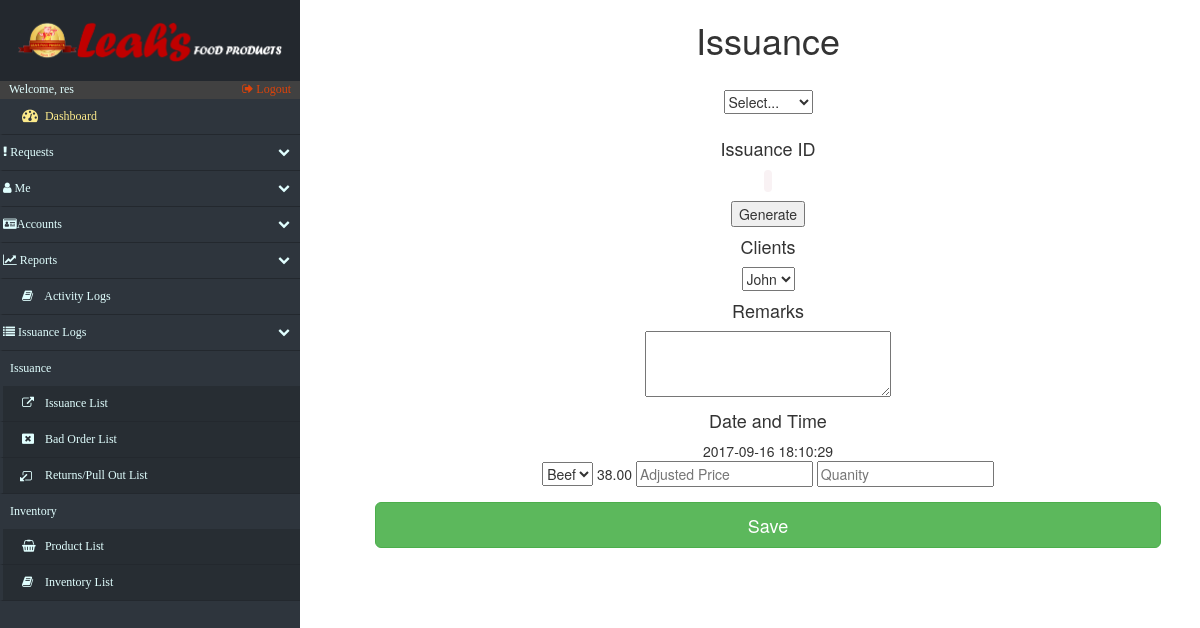
The app's page /issuance.php (signed in), older data.
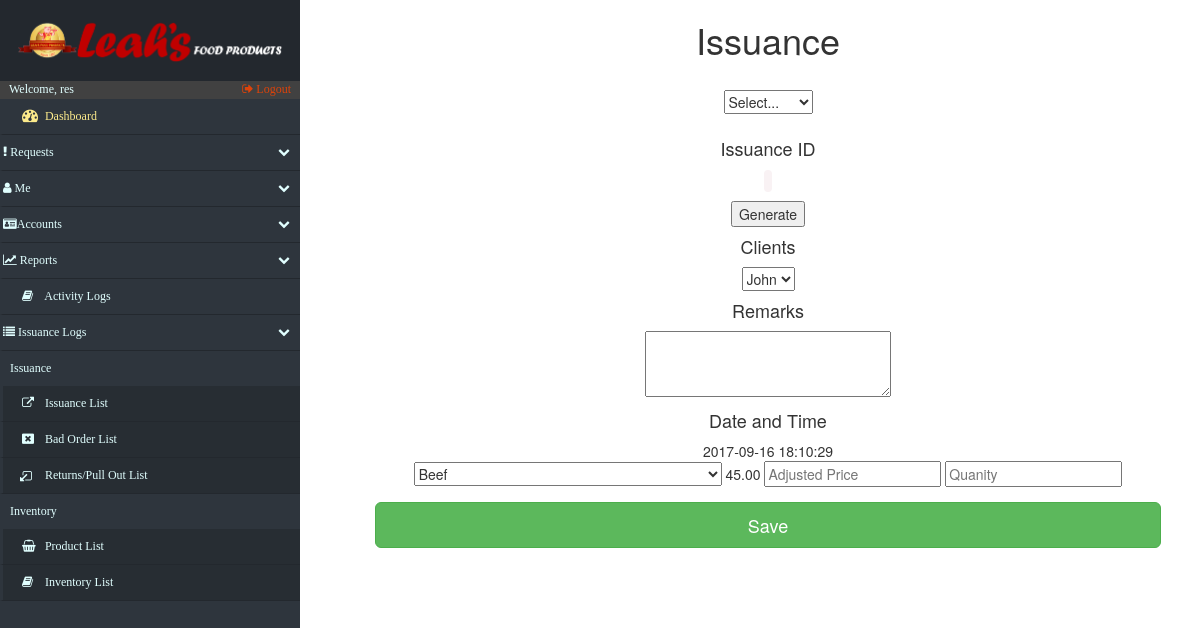
The same page, newer data.
### tables this page shows
CREATE TABLE `product_list` (
  `productList_id` int(15) NOT NULL,
  `productList_name` varchar(50) DEFAULT NULL,
  `category_id` int(15) NOT NULL,
  `productList_origprice` decimal(13,2) DEFAULT NULL
);

### issuance.php (the view, shortened to what the changed rows need)
<!DOCTYPE html>
<html lang="en">
<head>
    <?php include('fragments/config.php') ?>
    <link rel="stylesheet" href="https://maxcdn.bootstrapcdn.com/bootstrap/3.3.7/css/bootstrap.min.css">
    <link href="src/css/datatables.css" rel="stylesheet">
    <link href="//maxcdn.bootstrapcdn.com/font-awesome/4.2.0/css/font-awesome.min.css" rel="stylesheet">
    <link href="src/css/sidebar.css" rel="stylesheet">
    <link href="src/css/custom.css" rel="stylesheet">
</head>
<body>
    <div id="page-content-wrapper">
        <div class="containers">
            <table class="table table-striped table-bordered">
                <h1 align="center">Issuance</h1>
            </table>
                <center><center>
                <div class="panel-body">
                    <form role="form" method="post" action="fragments/issuance_fn.php">
                        <fieldset>
							<h4>Issuance ID</h4>
							<h4><code id="output" name="issue_id"></code></h4>
							<p><button id="generate">Generate</button></p>
							<div class="client">
							<h4>Clients</h4>
                                        <?php
										$retrieveCat = ("SELECT c_id, c_name  FROM clients");
										$clientRetrieve = mysqli_query($db, $retrieveCat);
									?>
                                    <select name="clientlist">
				                        <?php
											foreach ($clientRetrieve as $data):
												$toData = $data["c_id"];
										?>
                                    	<option value = "<?= $data['c_name'] ?>"> <?php echo $data["c_name"]; ?></option>
                                	   <?php
											endforeach;
										?>
                                	</select>
							</div>
							<div class="remarks">
                             <h4>Remarks</h4>
                            <textarea rows="3" cols="30" name="remarks" ></textarea>
							</div>
							<div class="dateTime">
							<h4>Date and Time</h4>
                            <?php echo $date = date("Y-m-d H:i:s");  ?>
							</div>
                            <div class="form-group">
                                    <?php
										$retrieveProd = ("SELECT productList_id, productList_name,productList_origprice FROM product_list");
										$prodRetrieve = mysqli_query($db, $retrieveProd);
									?>
                                    <select name="productList">
				                        <?php
											foreach ($prodRetrieve as $data):
												$toData = $data["productList_id"];
										?>
                                    	<option value = "<?= $data['productList_name'] ?>"> <?php echo $data["productList_name"]; ?></option>
                                	   <?php
											endforeach;
										?>
                                	</select>
								<?php echo $data ["productList_origprice"]; ?>
								<input placeholder="Adjusted Price" name="adjPrice" type="number">
								<input placeholder="Quanity" name="quantity" type="number"  required>
                            </div>
							<input class="btn btn-lg btn-success btn-block" type="submit" value="Save" name="add_issuance" >
                        </fieldset>
                    </form>
                </div>
    </div>
</div>
</body>
</html>

Row changes from the older to the newer data that the page shows:
changed product_list: productList_origprice "38.00" → "45.00"
